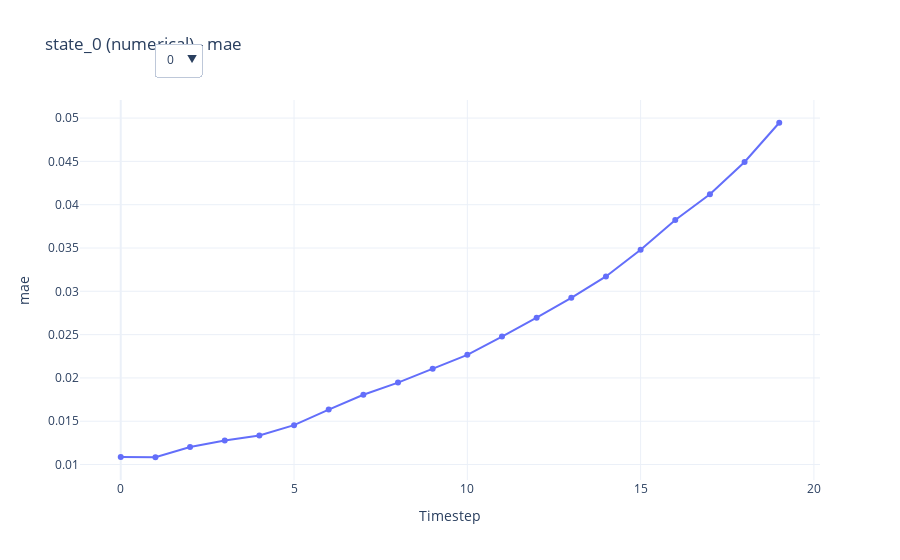

The notebook cell saved with this chart:
### Markdown cell above
# Evaluate Model Performance
Use BaseEvaluator to assess model performance with one-step and n-step predictions.

### Code cell
# Evaluate Model Performance

# Initialize the evaluator with the dataset configuration
evaluator = BaseEvaluator(dataset_config=dataset_test.dataset_config)

# Perform one-step evaluation on the second training dataset
res = evaluator.evaluate_one_step(dataset_test, nn_model)

# Perform n-step evaluation on the second training dataset
evaluations = evaluator.evaluate_dataset(dataset_test, nn_model, n_steps=20)

# Plot the n-step evaluation results
plot_n_step_evaluation(evaluations, dataset_test)

### Figure 1 — Plotly figure (JSON) as saved in the notebook; plotly's stock layout.template omitted (floating-point values rounded to 4 significant figures)
{"data": [{"mode": "lines+markers", "name": "0", "type": "scatter", "visible": true, "x": [0, 1, 2, 3, 4, 5, 6, 7, 8, 9, 10, 11, 12, 13, 14, 15, 16, 17, 18, 19], "y": [0.01087, 0.01084, 0.01203, 0.01277, 0.01336, 0.01455, 0.01635, 0.01806, 0.01946, 0.02106, 0.02266, 0.02477, 0.02695, 0.02925, 0.03172, 0.0348, 0.03823, 0.0412, 0.04493, 0.04946]}, {"mode": "lines+markers", "name": "1", "type": "scatter", "visible": false, "x": [0, 1, 2, 3, 4, 5, 6, 7, 8, 9, 10, 11, 12, 13, 14, 15, 16, 17, 18, 19], "y": [0.0506, 0.05401, 0.05716, 0.06138, 0.06695, 0.07471, 0.07881, 0.08599, 0.09163, 0.09565, 0.1029, 0.1077, 0.1136, 0.1214, 0.1278, 0.1346, 0.1438, 0.149, 0.1567, 0.1654]}, {"mode": "lines+markers", "name": "2", "type": "scatter", "visible": false, "x": [0, 1, 2, 3, 4, 5, 6, 7, 8, 9, 10, 11, 12, 13, 14, 15, 16, 17, 18, 19], "y": [0.06291, 0.06988, 0.07635, 0.08785, 0.09884, 0.1072, 0.1151, 0.1218, 0.1289, 0.139, 0.1472, 0.1579, 0.1694, 0.1814, 0.1946, 0.2049, 0.2158, 0.2299, 0.2485, 0.2716]}, {"mode": "lines+markers", "name": "3", "type": "scatter", "visible": false, "x": [0, 1, 2, 3, 4, 5, 6, 7, 8, 9, 10, 11, 12, 13, 14, 15, 16, 17, 18, 19], "y": [0.05868, 0.07302, 0.08934, 0.1002, 0.1125, 0.1235, 0.1348, 0.1492, 0.1638, 0.1771, 0.1924, 0.2053, 0.2235, 0.2397, 0.2595, 0.2782, 0.2994, 0.3182, 0.3401, 0.3533]}, {"mode": "lines+markers", "name": "4", "type": "scatter", "visible": false, "x": [0, 1, 2, 3, 4, 5, 6, 7, 8, 9, 10, 11, 12, 13, 14, 15, 16, 17, 18, 19], "y": [0.04688, 0.05032, 0.05768, 0.06934, 0.07928, 0.08595, 0.09684, 0.1076, 0.1278, 0.1364, 0.1515, 0.1678, 0.1855, 0.2051, 0.2223, 0.2454, 0.2673, 0.2924, 0.3179, 0.3422]}, {"mode": "lines+markers", "name": "5", "type": "scatter", "visible": false, "x": [0, 1, 2, 3, 4, 5, 6, 7, 8, 9, 10, 11, 12, 13, 14, 15, 16, 17, 18, 19], "y": [0.1429, 0.2057, 0.2397, 0.2756, 0.3057, 0.3271, 0.3597, 0.3984, 0.4458, 0.492, 0.5457, 0.6026, 0.6563, 0.7269, 0.7812, 0.8505, 0.8995, 0.9731, 1.038, 1.105]}, {"mode": "lines+markers", "name": "6", "type": "scatter", "visible": false, "x": [0, 1, 2, 3, 4, 5, 6, 7, 8, 9, 10, 11, 12, 13, 14, 15, 16, 17, 18, 19], "y": [0.7109, 0.5354, 0.4909, 0.442, 0.4147, 0.4203, 0.4289, 0.4241, 0.404, 0.4128, 0.3951, 0.3439, 0.3298, 0.311, 0.3213, 0.3188, 0.2892, 0.3216, 0.3266, 0.3161]}, {"mode": "lines+markers", "name": "7", "type": "scatter", "visible": false, "x": [0, 1, 2, 3, 4, 5, 6, 7, 8, 9, 10, 11, 12, 13, 14, 15, 16, 17, 18, 19], "y": [0.7027, 0.4922, 0.4, 0.3257, 0.3046, 0.3026, 0.2812, 0.3344, 0.2968, 0.274, 0.2552, 0.2341, 0.26, 0.2483, 0.2276, 0.1884, 0.1884, 0.1733, 0.1922, 0.172]}, {"mode": "lines+markers", "name": "8", "type": "scatter", "visible": false, "x": [0, 1, 2, 3, 4, 5, 6, 7, 8, 9, 10, 11, 12, 13, 14, 15, 16, 17, 18, 19], "y": [0.6478, 0.4712, 0.2171, 0.2458, 0.2317, 0.2118, 0.2651, 0.1615, 0.191, 0.1871, 0.1878, 0.1512, 0.07143, 0.09032, 0.1618, 0.1609, 0.1455, 0.1582, 0.09697, 0.1136]}, {"mode": "lines+markers", "name": "9", "type": "scatter", "visible": false, "x": [0, 1, 2, 3, 4, 5, 6, 7, 8, 9, 10, 11, 12, 13, 14, 15, 16, 17, 18, 19], "y": [2.854, 3.165, 3.856, 4.045, 4.132, 4.4, 4.578, 5.048, 5.321, 5.54, 5.797, 5.906, 6.387, 6.429, 6.717, 7.132, 7.277, 7.822, 8.406, 8.989]}], "layout": {"title": {"text": "state_0 (numerical) - mae"}, "updatemenus": [{"active": 0, "buttons": [{"args": [{"visible": [true, false, false, false, false, false, false, false, false, false]}, {"title": "state_0 (numerical) - mae", "xaxis": {"title": "Timestep"}, "yaxis": {"title": "mae"}}], "label": "0", "method": "update"}, {"args": [{"visible": [false, true, false, false, false, false, false, false, false, false]}, {"title": "state_1 (numerical) - mae", "xaxis": {"title": "Timestep"}, "yaxis": {"title": "mae"}}], "label": "1", "method": "update"}, {"args": [{"visible": [false, false, true, false, false, false, false, false, false, false]}, {"title": "state_2 (numerical) - mae", "xaxis": {"title": "Timestep"}, "yaxis": {"title": "mae"}}], "label": "2", "method": "update"}, {"args": [{"visible": [false, false, false, true, false, false, false, false, false, false]}, {"title": "state_3 (numerical) - mae", "xaxis": {"title": "Timestep"}, "yaxis": {"title": "mae"}}], "label": "3", "method": "update"}, {"args": [{"visible": [false, false, false, false, true, false, false, false, false, false]}, {"title": "state_4 (numerical) - mae", "xaxis": {"title": "Timestep"}, "yaxis": {"title": "mae"}}], "label": "4", "method": "update"}, {"args": [{"visible": [false, false, false, false, false, true, false, false, false, false]}, {"title": "state_5 (numerical) - mae", "xaxis": {"title": "Timestep"}, "yaxis": {"title": "mae"}}], "label": "5", "method": "update"}, {"args": [{"visible": [false, false, false, false, false, false, true, false, false, false]}, {"title": "state_6 (binary) - f1_binary", "xaxis": {"title": "Timestep"}, "yaxis": {"title": "f1_binary"}}], "label": "6", "method": "update"}, {"args": [{"visible": [false, false, false, false, false, false, false, true, false, false]}, {"title": "state_7 (binary) - f1_binary", "xaxis": {"title": "Timestep"}, "yaxis": {"title": "f1_binary"}}], "label": "7", "method": "update"}, {"args": [{"visible": [false, false, false, false, false, false, false, false, true, false]}, {"title": "done (binary) - f1_binary", "xaxis": {"title": "Timestep"}, "yaxis": {"title": "f1_binary"}}], "label": "8", "method": "update"}, {"args": [{"visible": [false, false, false, false, false, false, false, false, false, true]}, {"title": "reward (numerical) - mae", "xaxis": {"title": "Timestep"}, "yaxis": {"title": "mae"}}], "label": "9", "method": "update"}], "x": 0.1, "xanchor": "left", "y": 1.15, "yanchor": "top"}], "xaxis": {"title": {"text": "Timestep"}}, "yaxis": {"title": {"text": "mae"}}}}
